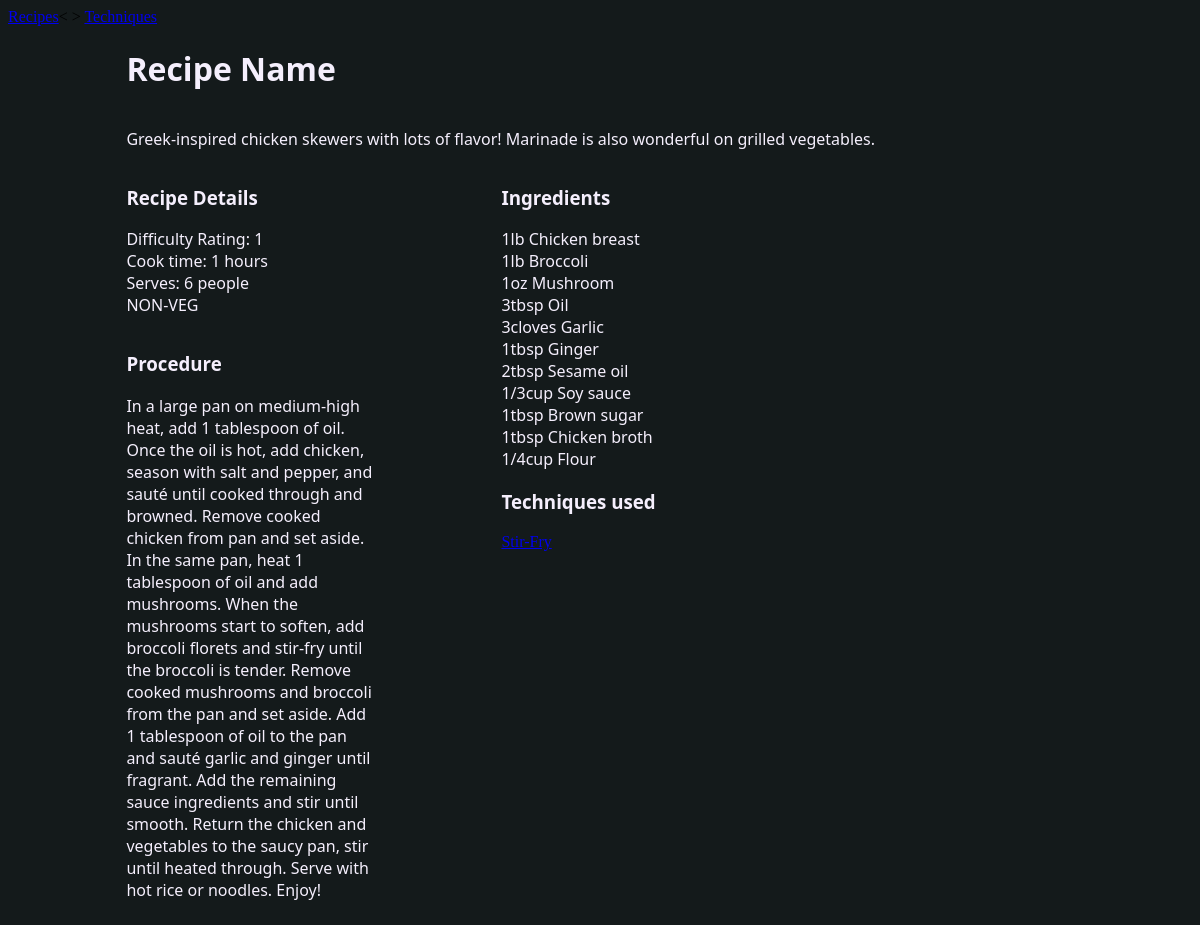
The page /page/recipie?id=1 on the database its author committed.
### tables this page shows
CREATE TABLE recipie(
    rid INTEGER PRIMARY KEY,
    recipie_name TEXT,
    serves INTEGER NOT NULL,
    cooktime INTEGER NOT NULL,
    body TEXT,
    veg TEXT NOT NULL,
    difficulty INTEGER(2),
    summary TEXT NOT NULL
);

CREATE TABLE recipie_ingredient(
    iid INTEGER NOT NULL,
    rid INTEGER NOT NULL,
    quantity TEXT,
    FOREIGN KEY (rid) REFERENCES recipie(rid),
    FOREIGN KEY (iid) REFERENCES ingredient(iid)
);

CREATE TABLE ingredient(
    iid INTEGER PRIMARY KEY,
    name TEXT NOT NULL
);

### src/mainpages.py (the view)
@bp.route('/recipie', methods=('GET', 'POST'))
def recipiepage():
    rid = request.args.get('id', type=str)
    session['last-recipie'] = rid
    if request.method == 'GET':
        db = get_db()
        recipie = db.execute(
            'SELECT * FROM recipie WHERE rid = ?',
            (rid)
        ).fetchone()
        ingredients = db.execute(
            '''SELECT name, quantity FROM
            recipie r INNER JOIN recipie_ingredient ri ON r.rid = ri.rid
            INNER JOIN ingredient i on ri.iid = i.iid
            WHERE r.rid = ?''',
            (rid)
        ).fetchall()
        techniques = db.execute(
            '''SELECT technique_name, t.tid FROM
            recipie r INNER JOIN recipie_technique rt ON r.rid = rt.rid
            INNER JOIN technique t on rt.tid = t.tid
            WHERE r.rid = ?''',
            (rid)
        ).fetchall()
        return render_template('recipiepage.html', recipie=recipie, ingredients=ingredients, techniques=techniques)

### src/auth.py (called while the page is built)
@bp.before_app_request
def load_user():
    user_id = session.get('user-id')
    if not user_id:
        g.user = None
    else:
        g.user = get_db().execute('SELECT * FROM user WHERE uid = ?', (int(user_id), )).fetchone()

### src/db.py (called while the page is built)
def get_db():
    if 'db' not in g:
        g.db = sqlite3.connect(
            current_app.config['DATABASE'],
            detect_types=sqlite3.PARSE_DECLTYPES
        )
    g.db.row_factory = sqlite3.Row
    return g.db

### src/templates/recipiepage.html (shortened to what this page needs)
<!doctype html>
<html>
<head>
<link href="{{ url_for('static', filename='recipie.css') }}" rel="stylesheet" type="text/css">
</head>
<body bgcolor="#141A1B">
<div class="full_wrapper">
  <div class="Container">
    <div class="Title">
      <h1>Recipe Name</h1>
      </div>
    <div class="summary-block">
      <p class="summary-text">Greek-inspired chicken skewers with lots of flavor! Marinade is also wonderful on grilled vegetables.</p>
      </div>
    <div class="properties_wrapper">
		<div class="Column1">
      <div class="Recipe-info">
        <ul class="R-Info-List" >
          <dt><h3>Recipe Details</h3></dt>
          <li  class="difficulty">Difficulty Rating: {{ recipie['difficulty'] }}</li>
          <li  class="cooktime">Cook time: {{ recipie['cooktime'] }} hours</li>
          <li  class="serves-count">Serves: {{ recipie['serves']  }} people</li>
          <li  class="veg/nonveg">{{ recipie['veg'] }}</li>
          </ul>
        </div>
	<div class="Procedure-Block">
	  <p><h3>Procedure</h3></p>
	  <p class="procedure_writeout">
		{{ recipie['body'] }}</p>
	  </div>
		</div>
      <div class="Column2">
		  <div class="Ingrdients-block">
			<h3 class="ingredients-title">Ingredients</h3>
			<ul class="ingridients-list" >
			{% for ingredient in ingredients %}
				<li>{{ ingredient['quantity'] }} {{ ingredient['name'] }}</li>
			{% endfor %}
			</ul>
			</div>
		<div class="Techniques-block">
			<h3 class="Techniques-title">Techniques used</h3>
				{% for technique in techniques %}
	    <a href="{{ url_for('mainpages.techniquepage', id=technique['tid']) }}">{{ technique['technique_name'] }}<br>
				{% endfor %}
			</div>
	 	</div>
  </div>
</div>
	<div class="Navbar_Wrap">
			<a href="{{ url_for('mainpages.recipies') }}">Recipes</a><&nbsp>
			<a href="{{ url_for('mainpages.techniques') }}">Techniques</a>
	</div>
</div>
</body>

### src/static/recipie.css (style rules this page uses)
.Title { flex-direction: column; }
.Container { display: flex; flex-direction: column; padding-left: 10%; padding-right: 10%; }
.properties_wrapper .Ingrdients-block .ingridients-list { padding-left: 0; }
.properties_wrapper .Recipe-info .R-Info-List { padding-left: 0; }
.Container .summary-block { flex-flow: column wrap; }
.Container .properties_wrapper { flex-direction: row; display: flex; align-items: flex-start; justify-content: space-between; width: 700px; }
h3, li, p, h1, strong { color: #F5EFFD; font-family: Segoe, "Segoe UI", "DejaVu Sans", "Trebuchet MS", Verdana, "sans-serif"; }
ul { list-style: none; padding-left: 0; }
.properties_wrapper .Column1 .Procedure-Block { max-width: 250px; }
.full_wrapper { display: flex; flex-direction: column-reverse; }
.Container .properties_wrapper .Column1 { width: 250px; display: flex; flex-grow: 0; }
.Container .properties_wrapper .Column2 { width: 200px; }
.full_wrapper .Container .Title { width: 75%; }
.Container .properties_wrapper .Column1 { display: flex; flex-direction: column; }
p.procedure_writeout { max-width: 250px; word-wrap: break-word; }
body { background-color: #141A1B; }

### rows shown on the page
recipie: difficulty "1", cooktime "1", serves "6", veg "NON-VEG", body "In a large pan on medium-high heat, add 1 tablespoon of oil. Once the oil is hot, add chicken, season with salt and pepper, and sauté until cooked through and browned. Remove cooked chicken from pan and set aside. In the same pan, heat 1 tablespoon of oil and add mushrooms. When the mushrooms start to soften, add broccoli florets and stir-fry until the broccoli is tender. Remove cooked mushrooms and broccoli from the pan and set aside. Add 1 tablespoon of oil to the pan and sauté garlic and ginger until fragrant. Add the remaining sauce ingredients and stir until smooth. Return the chicken and vegetables to the saucy pan, stir until heated through. Serve with hot rice or noodles. Enjoy!"
recipie_ingredient: quantity "1lb", name "Chicken breast"
recipie_ingredient: quantity "1lb", name "Broccoli"
recipie_ingredient: quantity "1oz", name "Mushroom"
recipie_ingredient: quantity "3tbsp", name "Oil"
recipie_ingredient: quantity "3cloves", name "Garlic"
recipie_ingredient: quantity "1tbsp", name "Ginger"
recipie_ingredient: quantity "2tbsp", name "Sesame oil"
recipie_ingredient: quantity "1/3cup", name "Soy sauce"
recipie_ingredient: quantity "1tbsp", name "Brown sugar"
recipie_ingredient: quantity "1tbsp", name "Chicken broth"
recipie_ingredient: quantity "1/4cup", name "Flour"
